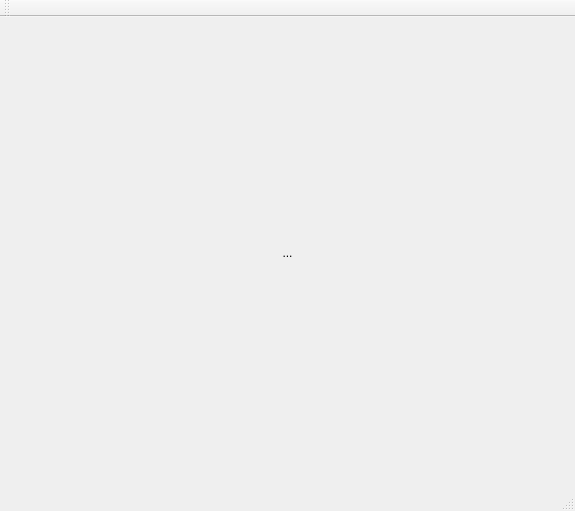
<?xml version="1.0" encoding="UTF-8"?>
<ui version="4.0">
 <class>MainWindow</class>
 <widget class="QMainWindow" name="MainWindow">
  <property name="geometry">
   <rect>
    <x>0</x>
    <y>0</y>
    <width>575</width>
    <height>511</height>
   </rect>
  </property>
  <property name="windowTitle">
   <string>MainWindow</string>
  </property>
  <widget class="QWidget" name="centralWidget">
   <layout class="QVBoxLayout" name="verticalLayout">
    <item>
     <widget class="QLabel" name="qrLabel">
      <property name="text">
       <string>...</string>
      </property>
      <property name="textFormat">
       <enum>Qt::RichText</enum>
      </property>
      <property name="scaledContents">
       <bool>true</bool>
      </property>
      <property name="alignment">
       <set>Qt::AlignCenter</set>
      </property>
     </widget>
    </item>
   </layout>
  </widget>
  <widget class="QMenuBar" name="menuBar">
   <property name="geometry">
    <rect>
     <x>0</x>
     <y>0</y>
     <width>575</width>
     <height>22</height>
    </rect>
   </property>
  </widget>
  <widget class="QToolBar" name="mainToolBar">
   <attribute name="toolBarArea">
    <enum>TopToolBarArea</enum>
   </attribute>
   <attribute name="toolBarBreak">
    <bool>false</bool>
   </attribute>
  </widget>
  <widget class="QStatusBar" name="statusBar"/>
 </widget>
 <layoutdefault spacing="6" margin="11"/>
 <resources/>
 <connections/>
</ui>
